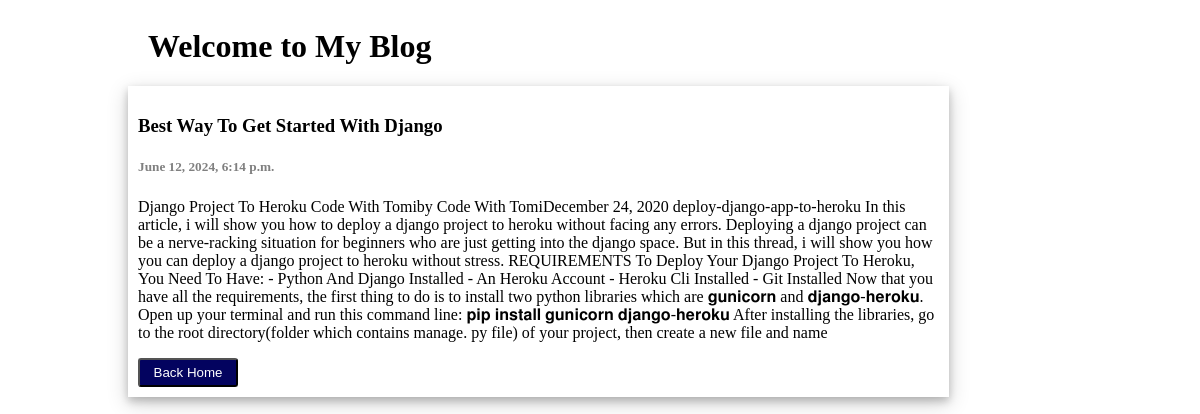
/mypost/4, run on the app's committed database.
### myblogapp/models.py (models this page shows)
class MyBlog(models.Model):
    title = models.CharField(max_length=50)
    body  = models.CharField(max_length=5000)
    created_at = models.DateTimeField(default=datetime.now)

### myblogapp/views.py (the view)
# urls.py: path('mypost/<str:pk>',views.getpost,name='mypost')
def getpost(request,pk):
    mypost = MyBlog.objects.get(id=pk)
    return render(request, 'mypost.html',{'mypost':mypost})

### templates/mypost.html (shortened to what this page needs)
<body>
    <div class="title">
        <h1>Welcome to My Blog</h1>
    </div>
    <div class="body">
        <h3>{{mypost.title}}</h3>
        <h5 style="color: gray;">{{mypost.created_at}}</h5>
        <p>{{mypost.body}}</p>
        <a href="/"><button>Back Home</button></a>
    </div>
</body>

### templates/mypost.html (style rules this page uses)
body { padding: 20px; }
.title { margin-left: 120px; }
.body { margin: 20px; padding: 10px; margin-left: 100px; width: 70%; box-shadow: 0 4px 8px 0 rgba(0, 0, 0, 0.2),0 6px 20px 0 rgba(0, 0, 0, 0.19); }
button { background-color: rgb(3, 3, 95); color: white; padding: 5px; width: 100px; border-radius: 3px; }

### data on the page
MyBlog: title "Best Way To Get Started With Django", created_at "June 12, 2024, 6:14 p.m.", body "Django Project To Heroku Code With Tomiby Code With TomiDecember 24, 2020 deploy-django-app-to-heroku In this article, i will show you how to deploy a django project to heroku without facing any errors. Deploying a django project can be a nerve-racking situation for beginners who are just getting into the django space. But in this thread, i will show you how you can deploy a django project to heroku without stress. REQUIREMENTS To Deploy Your Django Project To Heroku, You Need To Have: - Python And Django Installed - An Heroku Account - Heroku Cli Installed - Git Installed Now that you have all the requirements, the first thing to do is to install two python libraries which are 𝐠𝐮𝐧𝐢𝐜𝐨𝐫𝐧 and…"
